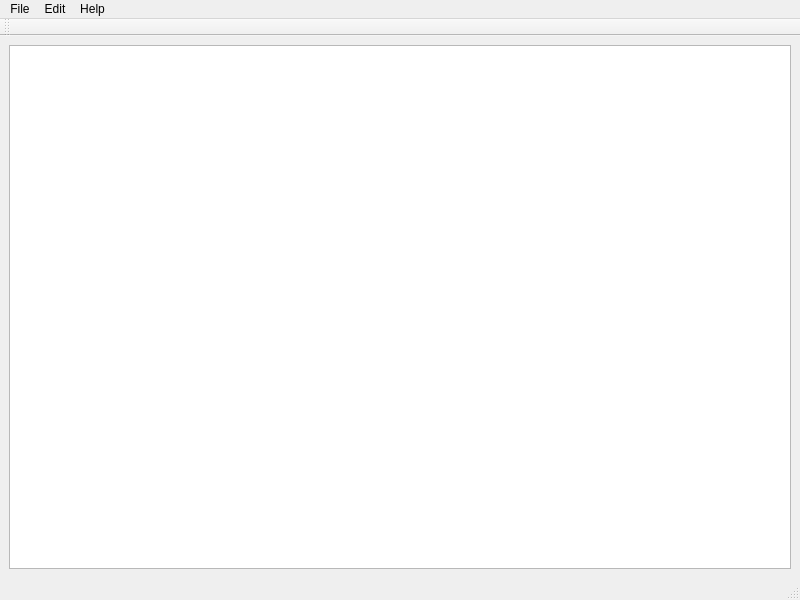
<?xml version="1.0" encoding="UTF-8"?>
<ui version="4.0">
 <class>Main</class>
 <widget class="QMainWindow" name="Main">
  <property name="geometry">
   <rect>
    <x>0</x>
    <y>0</y>
    <width>800</width>
    <height>600</height>
   </rect>
  </property>
  <property name="windowTitle">
   <string>Main</string>
  </property>
  <widget class="QWidget" name="centralwidget">
   <layout class="QGridLayout" name="gridLayout">
    <item row="0" column="0">
     <widget class="QTableView" name="contentTable">
      <property name="toolTip">
       <string>Wahlergebnisse</string>
      </property>
      <property name="statusTip">
       <string>Wahlergebnisse</string>
      </property>
     </widget>
    </item>
   </layout>
  </widget>
  <widget class="QMenuBar" name="menubar">
   <property name="geometry">
    <rect>
     <x>0</x>
     <y>0</y>
     <width>800</width>
     <height>26</height>
    </rect>
   </property>
   <widget class="QMenu" name="menuFile">
    <property name="toolTip">
     <string>File</string>
    </property>
    <property name="statusTip">
     <string>File</string>
    </property>
    <property name="title">
     <string>File</string>
    </property>
    <addaction name="actionOpen"/>
    <addaction name="actionSave"/>
    <addaction name="actionSave_As"/>
    <addaction name="actionNew"/>
    <addaction name="actionClose"/>
   </widget>
   <widget class="QMenu" name="menuHelp">
    <property name="toolTip">
     <string>Help</string>
    </property>
    <property name="statusTip">
     <string>Help</string>
    </property>
    <property name="title">
     <string>Help</string>
    </property>
   </widget>
   <widget class="QMenu" name="menuEdit">
    <property name="toolTip">
     <string>Edit</string>
    </property>
    <property name="statusTip">
     <string>Edit</string>
    </property>
    <property name="title">
     <string>Edit</string>
    </property>
    <addaction name="actionUndo"/>
    <addaction name="actionRedo"/>
    <addaction name="separator"/>
    <addaction name="actionDuplicate_Row"/>
    <addaction name="actionRemove_Row"/>
    <addaction name="separator"/>
    <addaction name="actionCut"/>
    <addaction name="actionCopy"/>
    <addaction name="actionPaste"/>
   </widget>
   <addaction name="menuFile"/>
   <addaction name="menuEdit"/>
   <addaction name="menuHelp"/>
  </widget>
  <widget class="QStatusBar" name="statusbar"/>
  <widget class="QToolBar" name="toolBar">
   <property name="windowTitle">
    <string>toolBar</string>
   </property>
   <attribute name="toolBarArea">
    <enum>TopToolBarArea</enum>
   </attribute>
   <attribute name="toolBarBreak">
    <bool>false</bool>
   </attribute>
  </widget>
  <action name="actionOpen">
   <property name="text">
    <string>Open</string>
   </property>
   <property name="statusTip">
    <string>Open</string>
   </property>
   <property name="shortcut">
    <string>Ctrl+O</string>
   </property>
  </action>
  <action name="actionSave">
   <property name="text">
    <string>Save</string>
   </property>
   <property name="statusTip">
    <string>Save</string>
   </property>
   <property name="shortcut">
    <string>Ctrl+S</string>
   </property>
  </action>
  <action name="actionSave_As">
   <property name="text">
    <string>Save As</string>
   </property>
   <property name="statusTip">
    <string>Save As</string>
   </property>
   <property name="shortcut">
    <string>Ctrl+Shift+S</string>
   </property>
  </action>
  <action name="actionNew">
   <property name="text">
    <string>New</string>
   </property>
   <property name="statusTip">
    <string>New File</string>
   </property>
   <property name="shortcut">
    <string>Ctrl+N</string>
   </property>
  </action>
  <action name="actionCopy">
   <property name="text">
    <string>Copy</string>
   </property>
   <property name="statusTip">
    <string>Copy</string>
   </property>
   <property name="shortcut">
    <string>Ctrl+C</string>
   </property>
  </action>
  <action name="actionControlQ">
   <property name="text">
    <string>ControlQ</string>
   </property>
   <property name="shortcut">
    <string>Ctrl+Q</string>
   </property>
  </action>
  <action name="actionClose">
   <property name="text">
    <string>Close</string>
   </property>
   <property name="statusTip">
    <string>Close</string>
   </property>
   <property name="shortcut">
    <string>Ctrl+Q</string>
   </property>
  </action>
  <action name="actionPaste">
   <property name="text">
    <string>Paste</string>
   </property>
   <property name="statusTip">
    <string>Paste</string>
   </property>
   <property name="shortcut">
    <string>Ctrl+V</string>
   </property>
  </action>
  <action name="actionUndo">
   <property name="text">
    <string>Undo</string>
   </property>
   <property name="statusTip">
    <string>Undo</string>
   </property>
   <property name="shortcut">
    <string>Ctrl+Z</string>
   </property>
  </action>
  <action name="actionRedo">
   <property name="text">
    <string>Redo</string>
   </property>
   <property name="statusTip">
    <string>Redo</string>
   </property>
   <property name="shortcut">
    <string>Ctrl+Shift+Z</string>
   </property>
  </action>
  <action name="actionDuplicate_Row">
   <property name="text">
    <string>Duplicate Row</string>
   </property>
   <property name="shortcut">
    <string>Ctrl+D</string>
   </property>
  </action>
  <action name="actionCut">
   <property name="text">
    <string>Cut</string>
   </property>
   <property name="shortcut">
    <string>Ctrl+Y</string>
   </property>
  </action>
  <action name="actionRemove_Row">
   <property name="text">
    <string>Remove Row</string>
   </property>
   <property name="shortcut">
    <string>Del</string>
   </property>
  </action>
 </widget>
 <resources/>
 <connections>
  <connection>
   <sender>actionControlQ</sender>
   <signal>triggered()</signal>
   <receiver>Main</receiver>
   <slot>close()</slot>
   <hints>
    <hint type="sourcelabel">
     <x>-1</x>
     <y>-1</y>
    </hint>
    <hint type="destinationlabel">
     <x>399</x>
     <y>342</y>
    </hint>
   </hints>
  </connection>
 </connections>
</ui>
